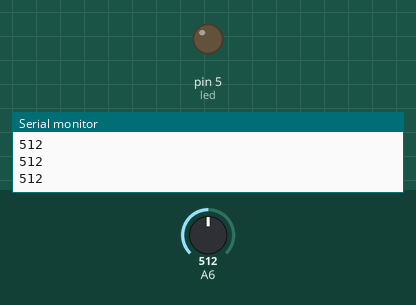
Recording of a sketch running on a simulated Arduino Nano, built with avr-gcc and run on an emulated ATmega328P. Parts: output pins drawn as LEDs (lit = HIGH), the last lines printed to the serial monitor. The test bench sets the inputs (shaded band); at power-on: A6 = 512.

Above: at 1.2 s.
1.3 s: A6 set to 108
2.8 s: A6 set to 90
At 3.3 s:
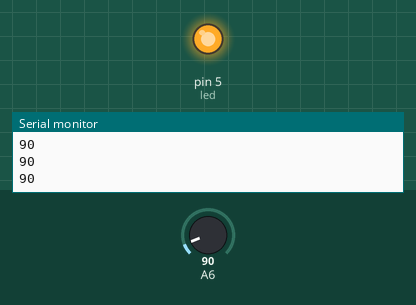
4.3 s: A6 set to 110
At 5.5 s:
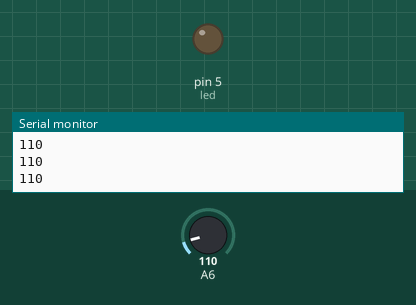
5.8 s: A6 set to 0
At 6.7 s:
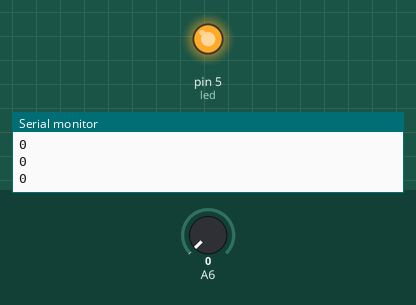
Timing chart, 0 to 8.3 s (numbered marks = the images above; inputs shaded):
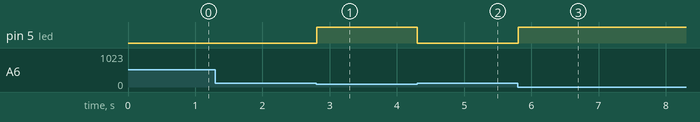

Measured:
- the behaviour switches between 101 and 100 on A6 (found by bisection; images 0 and 1)
- after the input at 2.8 s, pin 5 (led): LOW → HIGH at once
- after the input at 4.3 s, pin 5 (led): HIGH → LOW at once
- after the input at 5.8 s, pin 5 (led): LOW → HIGH at once

The sketch:

Blink1.ino
```cpp
int led = 5;

void setup () {
  pinMode(led, OUTPUT);
  pinMode(A6, INPUT);
  //pinMode(9, OUTPUT);
  Serial.begin(9600);
}


void loop(){
int analog_value = analogRead(A6);
Serial.println(analog_value);

if (analog_value > 100) {
  digitalWrite(led, LOW);
} else {
  digitalWrite(led, HIGH);
}
//analogWrite(9, analog_value);

}
```
